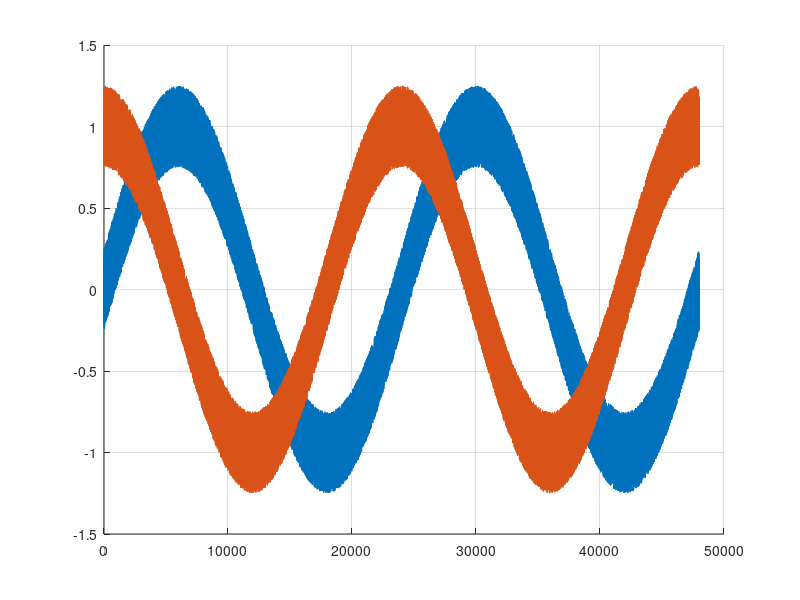
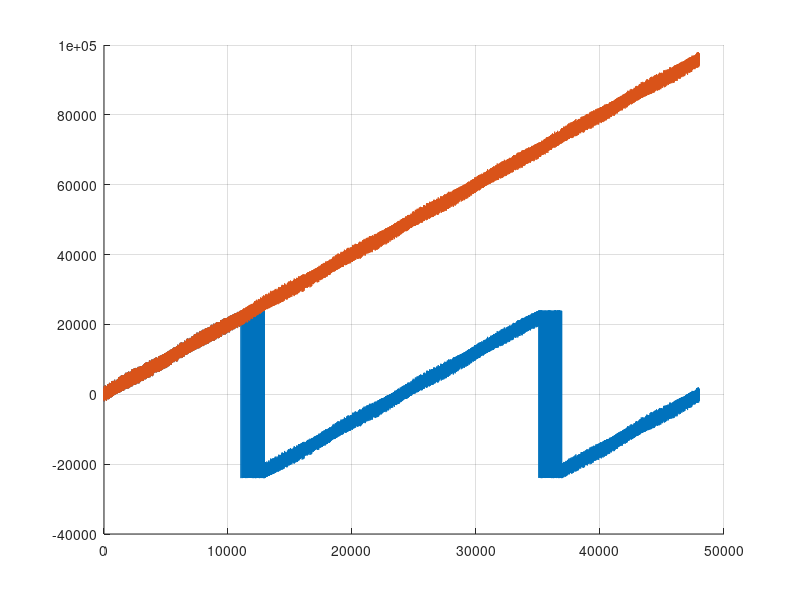

Write the MATLAB code that produced these figures, in order.
clear;

SF = 48000; % sample rate
F = 2; % frequency
T = 1; % time

rand("seed", pi);

t_in = 0:SF * T;

dir = true;

old_atan2 = 0;
wrap = 0;

for k = 1 + t_in
    s(k) = sin(k * 2 * pi * F / SF) + (rand() - 0.5) * 0.50;
    c(k) = cos(k * 2 * pi * F / SF) + (rand() - 0.5) * 0.50;

    if dir
        left(k) = s(k);
        right(k) = c(k);
    else
        left(k) = c(k);
        right(k) = s(k);
    end

    wrapped(k) = SF * atan2(left(k), right(k)) / (2 * pi);

    new_atan2 = atan2(left(k), right(k));

    if new_atan2 - old_atan2 > 1.0 * pi
        wrap -= SF
    elseif new_atan2 - old_atan2 < -1.0 * pi
        wrap += SF
    end

    old_atan2 = new_atan2;
    unwrapped(k) = wrap + SF * new_atan2 / (2 * pi);
end

figure(1)
clf
hold on
plot(left)
plot(right)
grid on

figure(2)
clf
hold on
plot(wrapped)
plot(unwrapped)
grid on
